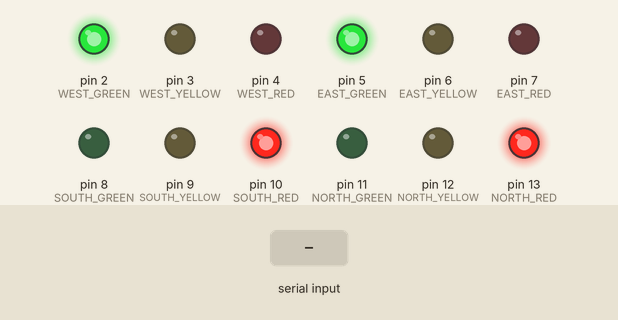
Simulated run of this sketch. Board: Arduino Uno, built with avr-gcc and run on an emulated ATmega328P. Parts: output pins drawn as LEDs (lit = HIGH). The test bench sets the inputs (shaded band).

Above: at 1.2 s.
1.3 s: "2" received over Serial
At 2.1 s:
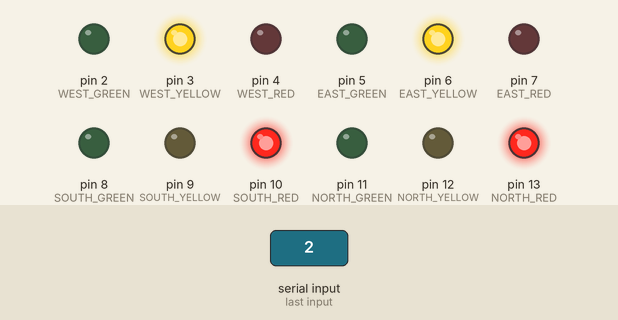
2.8 s: "3" received over Serial
At 3.3 s:
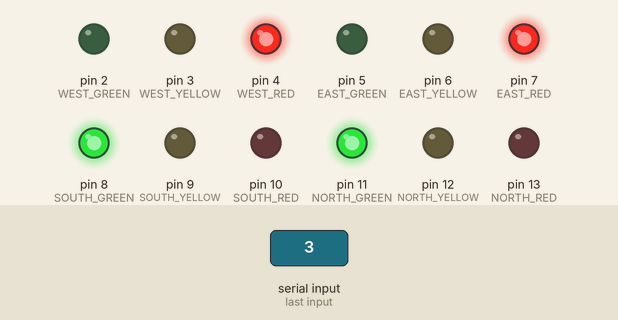
4.3 s: "4" received over Serial
At 5.5 s:
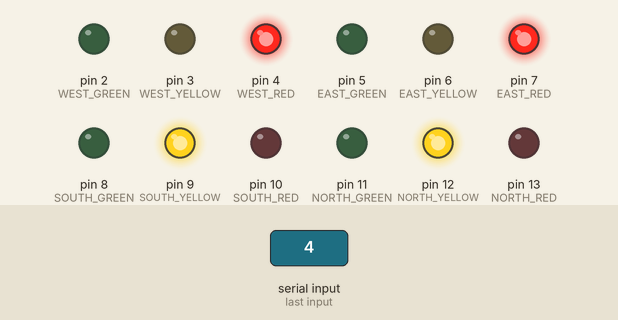
5.8 s: "5" received over Serial
At 6.8 s:
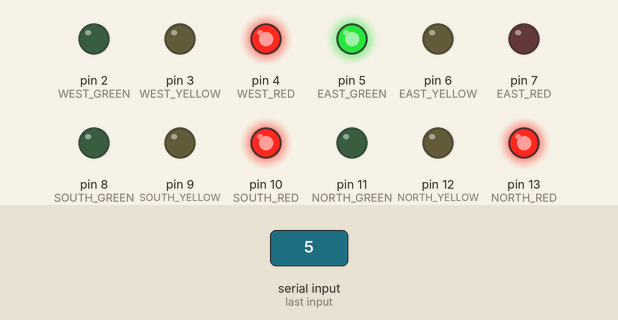
7.3 s: "0" received over Serial
At 7.9 s:
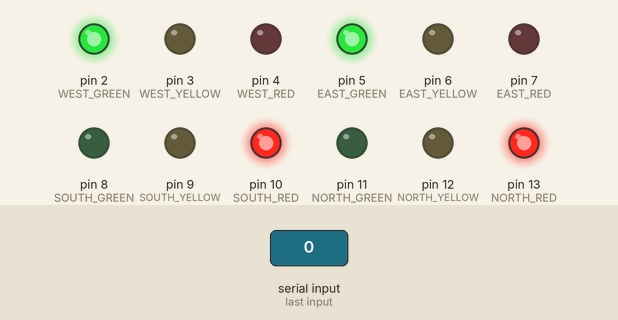
Timing chart, 0 to 9.8 s (numbered marks = the images above; inputs shaded):
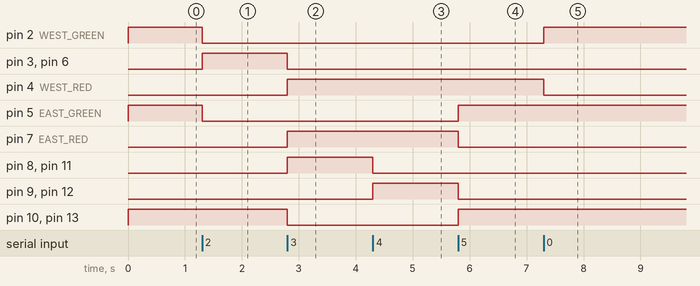

The sketch:

code.ino
```cpp
#include <Arduino.h>

// Định nghĩa các chân LED
#define WEST_GREEN 2
#define WEST_YELLOW 3
#define WEST_RED 4

#define EAST_GREEN 5
#define EAST_YELLOW 6
#define EAST_RED 7

#define SOUTH_GREEN 8
#define SOUTH_YELLOW 9
#define SOUTH_RED 10

#define NORTH_GREEN 11
#define NORTH_YELLOW 12
#define NORTH_RED 13

// Trạng thái ban đầu của hệ thống
int x1 = 25, v1 = 5, d1 = 30;
int x2 = 25, v2 = 5, d2 = 30;
int x3 = 25, v3 = 5, d3 = 30;
int x4 = 25, v4 = 5, d4 = 30;

void setup() {
  // Khởi tạo Serial Communication
  Serial.begin(9600);

  // Cấu hình các chân LED là đầu ra
  pinMode(WEST_GREEN, OUTPUT);
  pinMode(WEST_YELLOW, OUTPUT);
  pinMode(WEST_RED, OUTPUT);

  pinMode(EAST_GREEN, OUTPUT);
  pinMode(EAST_YELLOW, OUTPUT);
  pinMode(EAST_RED, OUTPUT);

  pinMode(SOUTH_GREEN, OUTPUT);
  pinMode(SOUTH_YELLOW, OUTPUT);
  pinMode(SOUTH_RED, OUTPUT);

  pinMode(NORTH_GREEN, OUTPUT);
  pinMode(NORTH_YELLOW, OUTPUT);
  pinMode(NORTH_RED, OUTPUT);

  resetLights();
}

void loop() {
  // Kiểm tra dữ liệu nhận từ Serial
  if (Serial.available() > 0) {
    char command = Serial.read();

    switch (command) {
      case '0': // Reset
        resetLights();
        break;
      case '1': // Chế độ 1: Tây & Đông xanh, Bắc & Nam đỏ
        mode1();
        break;
      case '2': // Chế độ 2: Tây & Đông vàng
        mode2();
        break;
      case '3': // Chế độ 3: Bắc & Nam xanh, Tây & Đông đỏ
        mode3();
        break;
      case '4': // Chế độ 4: Bắc & Nam vàng
        mode4();
        break;
      case '5':
        priorityEast5();
        break;
    }
  }
}

// Hàm reset hệ thống
void resetLights() {
  digitalWrite(WEST_GREEN, HIGH);
  digitalWrite(WEST_YELLOW, LOW);
  digitalWrite(WEST_RED, LOW);

  digitalWrite(EAST_GREEN, HIGH);
  digitalWrite(EAST_YELLOW, LOW);
  digitalWrite(EAST_RED, LOW);

  digitalWrite(SOUTH_GREEN, LOW);
  digitalWrite(SOUTH_YELLOW, LOW);
  digitalWrite(SOUTH_RED, HIGH);

  digitalWrite(NORTH_GREEN, LOW);
  digitalWrite(NORTH_YELLOW, LOW);
  digitalWrite(NORTH_RED, HIGH);
}

// Chế độ 1: Tây & Đông xanh, Bắc & Nam đỏ
void mode1() {
  digitalWrite(WEST_GREEN, HIGH);
  digitalWrite(WEST_YELLOW, LOW);
  digitalWrite(WEST_RED, LOW);

  digitalWrite(EAST_GREEN, HIGH);
  digitalWrite(EAST_YELLOW, LOW);
  digitalWrite(EAST_RED, LOW);

  digitalWrite(SOUTH_GREEN, LOW);
  digitalWrite(SOUTH_YELLOW, LOW);
  digitalWrite(SOUTH_RED, HIGH);

  digitalWrite(NORTH_GREEN, LOW);
  digitalWrite(NORTH_YELLOW, LOW);
  digitalWrite(NORTH_RED, HIGH);
}

// Chế độ 2: Tây & Đông vàng
void mode2() {
  digitalWrite(WEST_GREEN, LOW);
  digitalWrite(WEST_YELLOW, HIGH);
  digitalWrite(WEST_RED, LOW);

  digitalWrite(EAST_GREEN, LOW);
  digitalWrite(EAST_YELLOW, HIGH);
  digitalWrite(EAST_RED, LOW);

  digitalWrite(SOUTH_GREEN, LOW);
  digitalWrite(SOUTH_YELLOW, LOW);
  digitalWrite(SOUTH_RED, HIGH);

  digitalWrite(NORTH_GREEN, LOW);
  digitalWrite(NORTH_YELLOW, LOW);
  digitalWrite(NORTH_RED, HIGH);
}

// Chế độ 3: Bắc & Nam xanh, Tây & Đông đỏ
void mode3() {
  digitalWrite(WEST_GREEN, LOW);
  digitalWrite(WEST_YELLOW, LOW);
  digitalWrite(WEST_RED, HIGH);

  digitalWrite(EAST_GREEN, LOW);
  digitalWrite(EAST_YELLOW, LOW);
  digitalWrite(EAST_RED, HIGH);

  digitalWrite(SOUTH_GREEN, HIGH);
  digitalWrite(SOUTH_YELLOW, LOW);
  digitalWrite(SOUTH_RED, LOW);

  digitalWrite(NORTH_GREEN, HIGH);
  digitalWrite(NORTH_YELLOW, LOW);
  digitalWrite(NORTH_RED, LOW);
}

// Chế độ 4: Bắc & Nam vàng
void mode4() {
  digitalWrite(WEST_GREEN, LOW);
  digitalWrite(WEST_YELLOW, LOW);
  digitalWrite(WEST_RED, HIGH);

  digitalWrite(EAST_GREEN, LOW);
  digitalWrite(EAST_YELLOW, LOW);
  digitalWrite(EAST_RED, HIGH);

  digitalWrite(SOUTH_GREEN, LOW);
  digitalWrite(SOUTH_YELLOW, HIGH);
  digitalWrite(SOUTH_RED, LOW);

  digitalWrite(NORTH_GREEN, LOW);
  digitalWrite(NORTH_YELLOW, HIGH);
  digitalWrite(NORTH_RED, LOW);
}


// Chế độ ưu tiên cho hướng Đông
void priorityEast5() {
  // Đèn xanh cho Đông
  digitalWrite(EAST_GREEN, HIGH);
  digitalWrite(EAST_YELLOW, LOW);
  digitalWrite(EAST_RED, LOW);

  // Đèn đỏ cho Tây
  digitalWrite(WEST_GREEN, LOW);
  digitalWrite(WEST_YELLOW, LOW);
  digitalWrite(WEST_RED, HIGH);

  // Đèn đỏ cho Nam
  digitalWrite(SOUTH_GREEN, LOW);
  digitalWrite(SOUTH_YELLOW, LOW);
  digitalWrite(SOUTH_RED, HIGH);

  // Đèn đỏ cho Bắc
  digitalWrite(NORTH_GREEN, LOW);
  digitalWrite(NORTH_YELLOW, LOW);
  digitalWrite(NORTH_RED, HIGH);

}

// Chế độ bình thường
// void normalTraffic() {
//   digitalWrite(EAST_GREEN, HIGH);  // Đèn xanh cho Đông
//   digitalWrite(EAST_YELLOW, LOW);
//   digitalWrite(EAST_RED, LOW);

//   digitalWrite(WEST_GREEN, LOW);  // Đèn xanh cho Tây
//   digitalWrite(WEST_YELLOW, LOW);
//   digitalWrite(WEST_RED, LOW);

//   digitalWrite(SOUTH_GREEN, LOW); // Đèn đỏ cho Nam
//   digitalWrite(SOUTH_YELLOW, LOW);
//   digitalWrite(SOUTH_RED, HIGH);

//   digitalWrite(NORTH_GREEN, LOW); // Đèn đỏ cho Bắc
//   digitalWrite(NORTH_YELLOW, LOW);
//   digitalWrite(NORTH_RED, HIGH);
// }
```

Measured:
- after the input at 1.3 s, pin 2 (WEST_GREEN), pin 5 (EAST_GREEN): HIGH → LOW at once; pin 3 (WEST_YELLOW), pin 6 (EAST_YELLOW): LOW → HIGH at once
- after the input at 2.8 s, pin 3 (WEST_YELLOW), pin 6 (EAST_YELLOW), pin 10 (SOUTH_RED), pin 13 (NORTH_RED): HIGH → LOW at once; pin 4 (WEST_RED), pin 7 (EAST_RED), pin 8 (SOUTH_GREEN), pin 11 (NORTH_GREEN): LOW → HIGH at once
- after the input at 4.3 s, pin 8 (SOUTH_GREEN), pin 11 (NORTH_GREEN): HIGH → LOW at once; pin 9 (SOUTH_YELLOW), pin 12 (NORTH_YELLOW): LOW → HIGH at once
- after the input at 5.8 s, pin 5 (EAST_GREEN), pin 10 (SOUTH_RED), pin 13 (NORTH_RED): LOW → HIGH at once; pin 7 (EAST_RED), pin 9 (SOUTH_YELLOW), pin 12 (NORTH_YELLOW): HIGH → LOW at once
- after the input at 7.3 s, pin 2 (WEST_GREEN): LOW → HIGH at once; pin 4 (WEST_RED): HIGH → LOW at once
